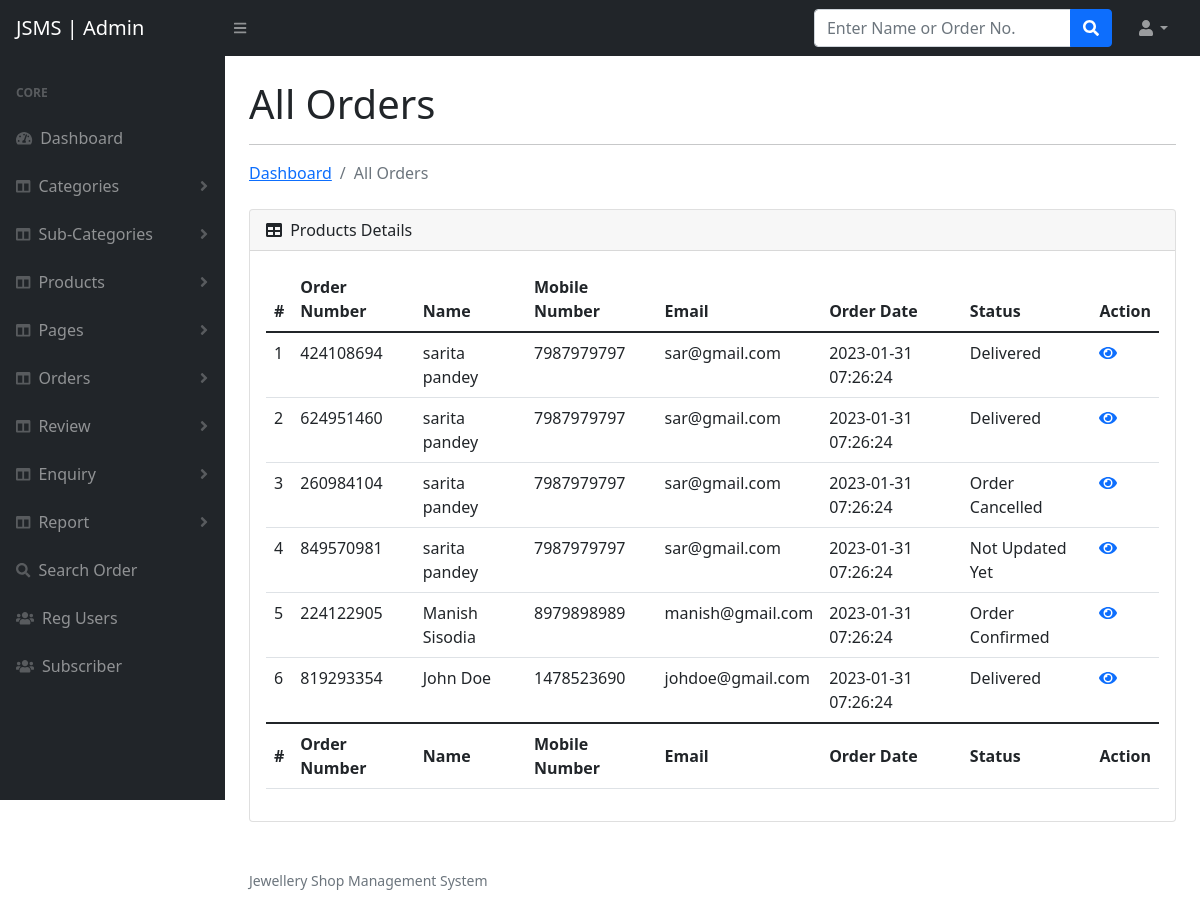
The app's page /admin/all-order.php (signed in) with its own data.
### tables this page shows
CREATE TABLE `tblorderaddresses` (
  `ID` int(10) NOT NULL,
  `UserId` int(5) DEFAULT NULL,
  `Ordernumber` int(10) DEFAULT NULL,
  `Flatnobuldngno` varchar(200) DEFAULT NULL,
  `StreetName` varchar(200) DEFAULT NULL,
  `Area` varchar(200) DEFAULT NULL,
  `Landmark` varchar(200) DEFAULT NULL,
  `City` varchar(200) DEFAULT NULL,
  `Zipcode` int(10) DEFAULT NULL,
  `Phone` bigint(11) DEFAULT NULL,
  `Email` varchar(200) DEFAULT NULL,
  `PaymentMethod` varchar(200) DEFAULT NULL,
  `OrderTime` timestamp NULL DEFAULT current_timestamp() ON UPDATE current_timestamp(),
  `Status` varchar(200) DEFAULT NULL,
  `Remark` varchar(200) DEFAULT NULL,
  `UpdationDate` timestamp NOT NULL DEFAULT current_timestamp() ON UPDATE current_timestamp()
);

CREATE TABLE `users` (
  `id` int(11) NOT NULL,
  `FirstName` varchar(255) DEFAULT NULL,
  `LastName` varchar(255) DEFAULT NULL,
  `Email` varchar(255) DEFAULT NULL,
  `MobileNumber` bigint(11) DEFAULT NULL,
  `Password` varchar(255) DEFAULT NULL,
  `regDate` timestamp NOT NULL DEFAULT current_timestamp()
);

### admin/all-order.php (the view, shortened to what this page needs)
<?php
include('includes/config.php');
if (strlen($_SESSION['aid']==0)) {
  header('location:logout.php');
  } else{
  ?>
<!DOCTYPE html>
<html lang="en">
    <head>
        <link href="https://cdn.jsdelivr.net/npm/simple-datatables@latest/dist/style.css" rel="stylesheet" />
        <link href="css/styles.css" rel="stylesheet" />
    </head>
    <body class="sb-nav-fixed">
 <?php include_once('includes/header.php');?>
        <div id="layoutSidenav">
       <?php include_once('includes/sidebar.php');?>
            <div id="layoutSidenav_content">
                <main>
                    <div class="container-fluid px-4">
                        <h1 class="mt-4">All Orders</h1>
                        <hr>
                        <ol class="breadcrumb mb-4">
                            <li class="breadcrumb-item"><a href="dashboard.php">Dashboard</a></li>
                            <li class="breadcrumb-item active">All Orders</li>
                        </ol>
                        <div class="card mb-4">
                            <div class="card-header">
                                <i class="fas fa-table me-1"></i>
                               Products Details
                            </div>
                            <div class="card-body table-responsive">
                                <table id="datatablesSimple" class="table table-hover">
                                    <thead>
                                        <tr>
                                            <th>#</th>
                                            <th>Order Number</th>
                                            <th>Name</th>
                                            <th>Mobile Number</th>
                                            <th>Email</th>
                                            <th>Order Date</th>
                                            <th>Status</th>
                                            <th>Action</th>
                                        </tr>
                                    </thead>
                                    <tfoot>
                                        <tr>
                                            <th>#</th>
                                            <th>Order Number</th>
                                            <th>Name</th>
                                            <th>Mobile Number</th>
                                            <th>Email</th>
                                            <th>Order Date</th>
                                            <th>Status</th>
                                            <th>Action</th>
                                        </tr>
                                    </tfoot>
                                    <tbody>
<?php
$ret=mysqli_query($con,"select * from tblorderaddresses join users on users.id=tblorderaddresses.UserId");
$cnt=1;
while ($row=mysqli_fetch_array($ret)) {
?>
                                <tr>
                                            <td><?php echo $cnt;?></td>
                  <td><?php  echo $row['Ordernumber'];?></td>
                  <td><?php  echo $row['FirstName'];?> <?php  echo $row['LastName'];?></td>
                  <td><?php  echo $row['MobileNumber'];?></td>
                  <td><?php  echo $row['Email'];?></td>
                  <td><?php  echo $row['OrderTime'];?></td>
                  <?php if($row['Status']==""){ ?>
                     <td class="font-w600"><?php echo "Not Updated Yet"; ?></td>
                     <?php } else { ?>
                      <td><?php  echo $row['Status'];?></td><?php } ?>
                                    <td><a href="view-order.php?orderid=<?php echo $row['Ordernumber'];?>"><i class="fa fa-eye" aria-hidden="true"></i></a></td>
                                        </tr>
                                        <?php $cnt=$cnt+1; } ?>
                                    </tbody>
                                </table>
                            </div>
                        </div>
                    </div>
                </main>
<?php include_once('includes/footer.php');?>
            </div>
        </div>
    </body>
</html>
<?php } ?>

### records on screen
tblorderaddresses: Ordernumber "424108694", UserId.FirstName "sarita", UserId.LastName "pandey", UserId.MobileNumber "7987979797", UserId.Email "sar@gmail.com", OrderTime "2023-01-31 07:26:24", Status "Delivered"
tblorderaddresses: Ordernumber "624951460", UserId.FirstName "sarita", UserId.LastName "pandey", UserId.MobileNumber "7987979797", UserId.Email "sar@gmail.com", OrderTime "2023-01-31 07:26:24", Status "Delivered"
tblorderaddresses: Ordernumber "260984104", UserId.FirstName "sarita", UserId.LastName "pandey", UserId.MobileNumber "7987979797", UserId.Email "sar@gmail.com", OrderTime "2023-01-31 07:26:24", Status "Order Cancelled"
tblorderaddresses: Ordernumber "849570981", UserId.FirstName "sarita", UserId.LastName "pandey", UserId.MobileNumber "7987979797", UserId.Email "sar@gmail.com", OrderTime "2023-01-31 07:26:24", shows "Not Updated Yet"
tblorderaddresses: Ordernumber "224122905", UserId.FirstName "Manish", UserId.LastName "Sisodia", UserId.MobileNumber "8979898989", UserId.Email "manish@gmail.com", OrderTime "2023-01-31 07:26:24", Status "Order Confirmed"
tblorderaddresses: Ordernumber "819293354", UserId.FirstName "John", UserId.LastName "Doe", UserId.MobileNumber "1478523690", UserId.Email "johdoe@gmail.com", OrderTime "2023-01-31 07:26:24", Status "Delivered"
